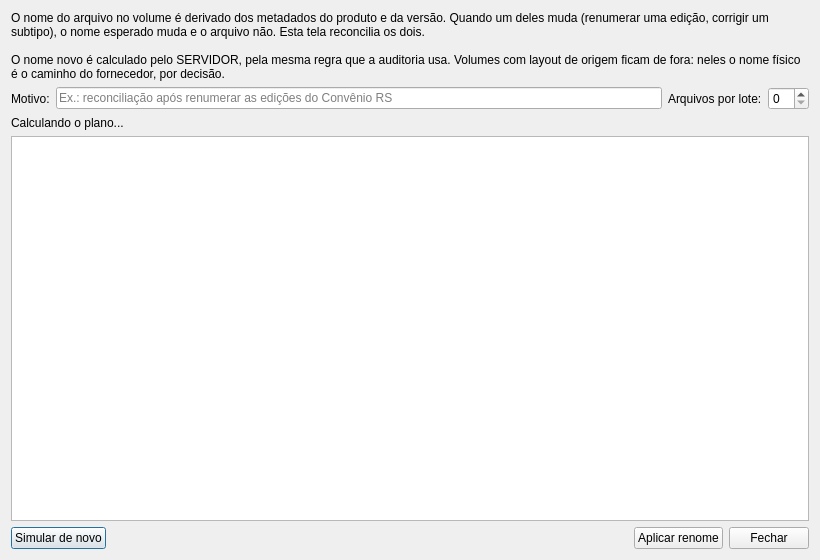
<?xml version="1.0" encoding="UTF-8"?>
<!-- Path: gui\nome_padrao\nome_padrao_dialog.ui -->
<ui version="4.0">
 <class>NomePadraoDialog</class>
 <widget class="QDialog" name="NomePadraoDialog">
  <property name="geometry">
   <rect>
    <x>0</x>
    <y>0</y>
    <width>820</width>
    <height>560</height>
   </rect>
  </property>
  <property name="windowTitle">
   <string>Padronizar nome físico dos arquivos</string>
  </property>
  <layout class="QVBoxLayout" name="verticalLayout">
   <item>
    <widget class="QLabel" name="infoLabel">
     <property name="text">
      <string>O nome do arquivo no volume é derivado dos metadados do produto e da versão. Quando um deles muda (renumerar uma edição, corrigir um subtipo), o nome esperado muda e o arquivo não. Esta tela reconcilia os dois.

O nome novo é calculado pelo SERVIDOR, pela mesma regra que a auditoria usa. Volumes com layout de origem ficam de fora: neles o nome físico é o caminho do fornecedor, por decisão.</string>
     </property>
     <property name="wordWrap">
      <bool>true</bool>
     </property>
    </widget>
   </item>
   <item>
    <layout class="QHBoxLayout" name="parametrosLayout">
     <item>
      <widget class="QLabel" name="motivoLabel">
       <property name="text">
        <string>Motivo:</string>
       </property>
      </widget>
     </item>
     <item>
      <widget class="QLineEdit" name="motivoLineEdit">
       <property name="placeholderText">
        <string>Ex.: reconciliação após renumerar as edições do Convênio RS</string>
       </property>
      </widget>
     </item>
     <item>
      <widget class="QLabel" name="loteLabel">
       <property name="text">
        <string>Arquivos por lote:</string>
       </property>
      </widget>
     </item>
     <item>
      <widget class="QSpinBox" name="loteSpinBox"/>
     </item>
    </layout>
   </item>
   <item>
    <widget class="QLabel" name="statusLabel">
     <property name="text">
      <string>Calculando o plano...</string>
     </property>
     <property name="wordWrap">
      <bool>true</bool>
     </property>
    </widget>
   </item>
   <item>
    <widget class="QTableWidget" name="amostraTable"/>
   </item>
   <item>
    <layout class="QHBoxLayout" name="botoesLayout">
     <item>
      <widget class="QPushButton" name="simularButton">
       <property name="text">
        <string>Simular de novo</string>
       </property>
       <property name="toolTip">
        <string>Recalcula o plano sem alterar nada.</string>
       </property>
      </widget>
     </item>
     <item>
      <spacer name="horizontalSpacer">
       <property name="orientation">
        <enum>Qt::Horizontal</enum>
       </property>
       <property name="sizeHint" stdset="0">
        <size>
         <width>40</width>
         <height>20</height>
        </size>
       </property>
      </spacer>
     </item>
     <item>
      <widget class="QPushButton" name="aplicarButton">
       <property name="text">
        <string>Aplicar renome</string>
       </property>
      </widget>
     </item>
     <item>
      <widget class="QPushButton" name="fecharButton">
       <property name="text">
        <string>Fechar</string>
       </property>
      </widget>
     </item>
    </layout>
   </item>
  </layout>
 </widget>
 <resources/>
 <connections/>
</ui>
